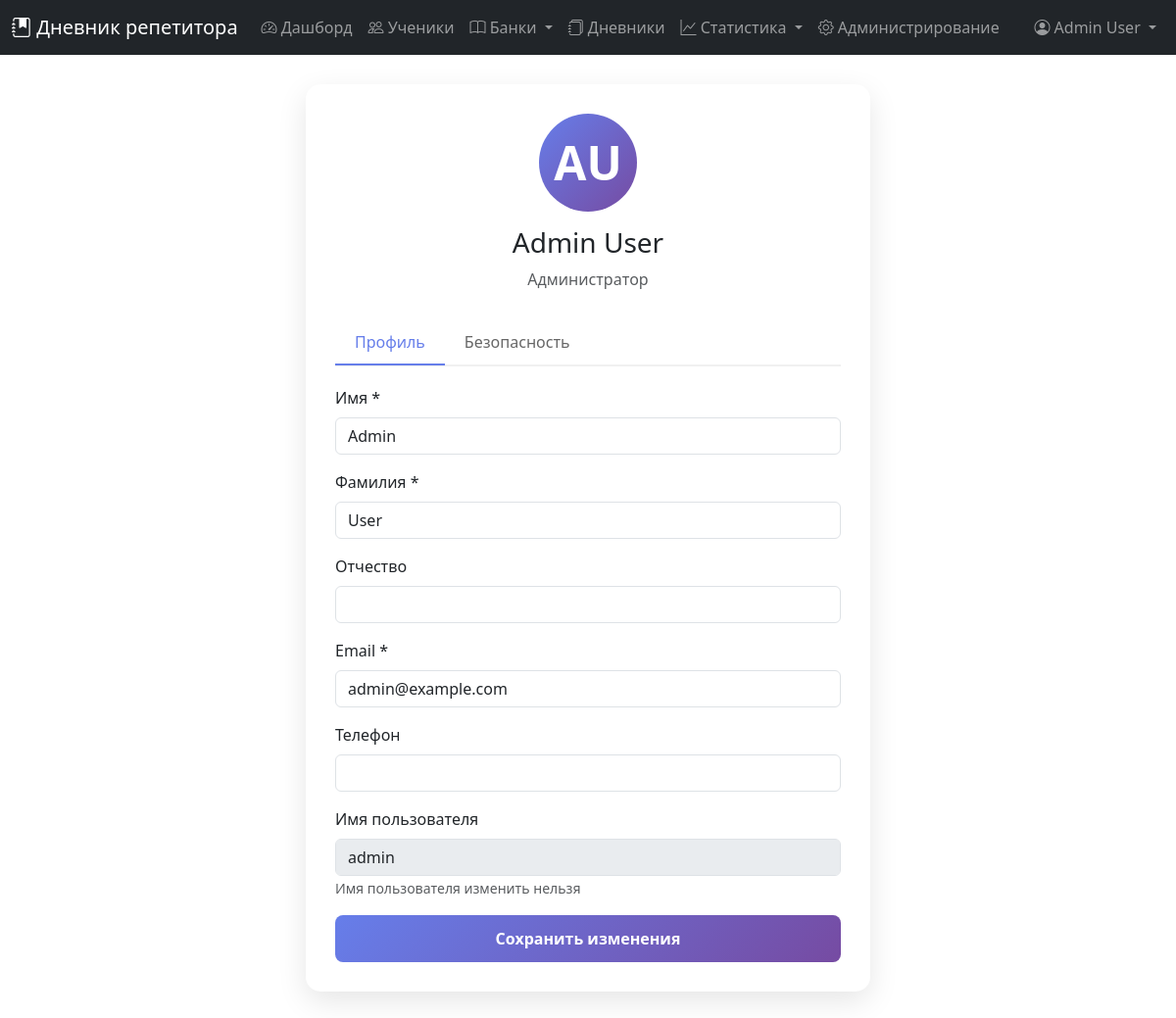
The app's page /profile.php (signed in) with its own data.
### tables this page shows
CREATE TABLE `users` (
  `id` int(11) NOT NULL,
  `username` varchar(50) NOT NULL,
  `email` varchar(100) NOT NULL,
  `password_hash` varchar(255) NOT NULL,
  `first_name` varchar(50) NOT NULL,
  `last_name` varchar(50) NOT NULL,
  `middle_name` varchar(50) DEFAULT NULL,
  `phone` varchar(20) DEFAULT NULL,
  `is_active` tinyint(1) DEFAULT 1,
  `is_admin` tinyint(1) DEFAULT 0,
  `created_at` timestamp NOT NULL DEFAULT current_timestamp(),
  `updated_at` timestamp NOT NULL DEFAULT current_timestamp() ON UPDATE current_timestamp(),
  `last_login` timestamp NULL DEFAULT NULL,
  `reset_token` varchar(100) DEFAULT NULL,
  `reset_token_expires` timestamp NULL DEFAULT NULL
);

### config.php (called while the page is built, shortened)
<?php
function isAdmin() {
    return isset($_SESSION['is_admin']) && $_SESSION['is_admin'] == 1;
}
function getCurrentUser($pdo) {
    $stmt = $pdo->prepare("SELECT id, username, email, first_name, last_name, middle_name, phone, is_admin FROM users WHERE id = ?");
    $stmt->execute([$_SESSION['user_id']]);
    return $stmt->fetch();
}
?>

### profile.php (the view, shortened to what this page needs)
<?php
require_once 'config.php';
?>
<!DOCTYPE html>
<html lang="ru">
<head>
    <link href="https://cdn.jsdelivr.net/npm/bootstrap@5.3.0/dist/css/bootstrap.min.css" rel="stylesheet">
</head>
<body>
    <?php include 'menu.php'; ?>
    <div class="container profile-container">
        <div class="profile-card">
            <div class="profile-header">
                <div class="profile-avatar">
                    <?php echo strtoupper(substr($currentUser['first_name'], 0, 1) . substr($currentUser['last_name'], 0, 1)); ?>
                </div>
                <h3><?php echo htmlspecialchars($currentUser['first_name'] . ' ' . $currentUser['last_name']); ?></h3>
                <p class="text-muted"><?php echo $currentUser['is_admin'] ? 'Администратор' : 'Репетитор'; ?></p>
            </div>
            <ul class="nav nav-tabs" id="profileTabs" role="tablist">
                <li class="nav-item" role="presentation">
                    <button class="nav-link active" id="profile-tab" data-bs-toggle="tab" data-bs-target="#profile" type="button">Профиль</button>
                </li>
                <li class="nav-item" role="presentation">
                    <button class="nav-link" id="password-tab" data-bs-toggle="tab" data-bs-target="#password" type="button">Безопасность</button>
                </li>
            </ul>
            <div class="tab-content">
                <div class="tab-pane fade show active" id="profile">
                    <form method="POST" action="">
                        <div class="mb-3">
                            <label class="form-label">Имя *</label>
                            <input type="text" name="first_name" class="form-control" value="<?php echo htmlspecialchars($currentUser['first_name']); ?>" required>
                        </div>
                        <div class="mb-3">
                            <label class="form-label">Фамилия *</label>
                            <input type="text" name="last_name" class="form-control" value="<?php echo htmlspecialchars($currentUser['last_name']); ?>" required>
                        </div>
                        <div class="mb-3">
                            <label class="form-label">Отчество</label>
                            <input type="text" name="middle_name" class="form-control" value="<?php echo htmlspecialchars($currentUser['middle_name'] ?? ''); ?>">
                        </div>
                        <div class="mb-3">
                            <label class="form-label">Email *</label>
                            <input type="email" name="email" class="form-control" value="<?php echo htmlspecialchars($currentUser['email']); ?>" required>
                        </div>
                        <div class="mb-3">
                            <label class="form-label">Телефон</label>
                            <input type="text" name="phone" class="form-control" value="<?php echo htmlspecialchars($currentUser['phone'] ?? ''); ?>">
                        </div>
                        <div class="mb-3">
                            <label class="form-label">Имя пользователя</label>
                            <input type="text" class="form-control" value="<?php echo htmlspecialchars($currentUser['username']); ?>" disabled>
                            <small class="text-muted">Имя пользователя изменить нельзя</small>
                        </div>
                        <button type="submit" name="update_profile" class="btn btn-save">Сохранить изменения</button>
                    </form>
                </div>
            </div>
        </div>
    </div>
</body>
</html>

### menu.php (shortened to what this page needs)
<?php
$currentUser = getCurrentUser($pdo);
?>
<nav class="navbar navbar-expand-lg navbar-dark bg-dark">
    <div class="container-fluid">
        <a class="navbar-brand" href="dashboard.php">
            <i class="bi bi-journal-bookmark-fill"></i> Дневник репетитора
        </a>
        <div class="collapse navbar-collapse" id="navbarNav">
            <ul class="navbar-nav me-auto">
                <li class="nav-item">
                    <a class="nav-link" href="dashboard.php">
                        <i class="bi bi-speedometer2"></i> Дашборд
                    </a>
                </li>
                <li class="nav-item">
                    <a class="nav-link" href="students.php">
                        <i class="bi bi-people"></i> Ученики
                    </a>
                </li>
                <li class="nav-item dropdown">
                    <a class="nav-link dropdown-toggle" href="#" role="button" data-bs-toggle="dropdown">
                        <i class="bi bi-book"></i> Банки
                    </a>
                </li>
                <li class="nav-item">
                    <a class="nav-link" href="diaries.php">
                        <i class="bi bi-journals"></i> Дневники
                    </a>
                </li>
<li class="nav-item dropdown">
    <a class="nav-link dropdown-toggle" href="#" id="statsDropdown" role="button" data-bs-toggle="dropdown">
        <i class="bi bi-graph-up"></i> Статистика
    </a>
</li>                <?php if (isAdmin()): ?>
                <li class="nav-item">
                    <a class="nav-link" href="admin.php">
                        <i class="bi bi-gear"></i> Администрирование
                    </a>
                </li>
                <?php endif; ?>
            </ul>
            <ul class="navbar-nav">
                <li class="nav-item dropdown">
                    <a class="nav-link dropdown-toggle" href="#" role="button" data-bs-toggle="dropdown">
                        <i class="bi bi-person-circle"></i>
                        <?php echo htmlspecialchars($currentUser['first_name'] . ' ' . $currentUser['last_name']); ?>
                    </a>
                </li>
            </ul>
        </div>
    </div>
</nav>
<link rel="stylesheet" href="https://cdn.jsdelivr.net/npm/bootstrap-icons@1.11.0/font/bootstrap-icons.css">

### profile.php (style rules this page uses)
.profile-container { max-width: 600px; margin: 30px auto; }
.profile-card { background: white; border-radius: 15px; padding: 30px; box-shadow: 0 10px 30px rgba(0,0,0,0.1); }
.profile-header { text-align: center; margin-bottom: 30px; }
.profile-avatar { width: 100px; height: 100px; background: linear-gradient(135deg, #667eea 0%, #764ba2 100%); border-radius: 50%; display: flex; align-items: center; justify-content: center; margin: 0 auto 15px; color: white; font-size: 3em; font-weight: bold; }
.nav-tabs { border-bottom: 2px solid #f0f0f0; margin-bottom: 20px; }
.nav-tabs .nav-link { border: none; color: #666; font-weight: 500; padding: 10px 20px; }
.nav-tabs .nav-link.active { color: #667eea; border-bottom: 2px solid #667eea; background: transparent; }
.btn-save { background: linear-gradient(135deg, #667eea 0%, #764ba2 100%); color: white; border: none; border-radius: 8px; padding: 12px; width: 100%; font-weight: 600; }

### records on screen
users: first_name+last_name "Admin User", first_name+last_name "AU", first_name "Admin", last_name "User", email "admin@example.com", username "admin"
